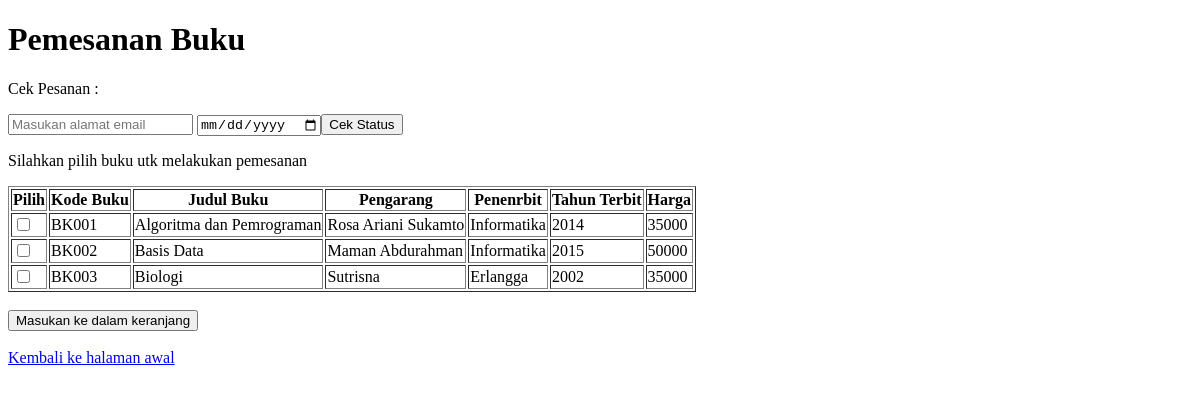
/index.php/pemesanan, run on an earlier commit of the app's database.
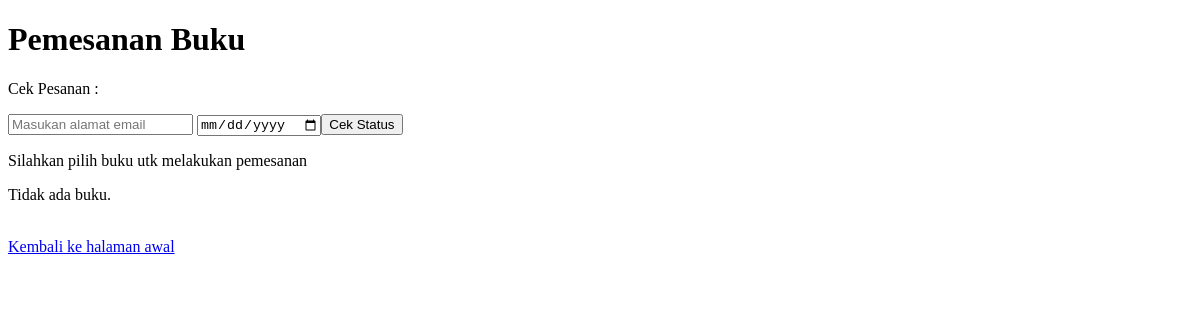
And on a later commit of the database.
### tables this page shows
CREATE TABLE `aap_buku` (
  `aap_kode_buku` varchar(8) NOT NULL,
  `aap_judul_buku` varchar(100) NOT NULL,
  `aap_pengarang` varchar(100) NOT NULL,
  `aap_penerbit` varchar(100) NOT NULL,
  `aap_tahun_terbit` varchar(4) NOT NULL,
  `aap_harga` int(11) NOT NULL
);

### application/controllers/Pemesanan.php (called while the page is built, shortened)
<?php
class Pemesanan extends CI_Controller {
	public function __construct(){
		$this->load->model('buku_model');
		$this->load->model('pemesanan_model');
	}
	public function index(){
        if(!$this->input->post()){
            $data['buku'] = $this->buku_model->select_all()->result();
            $data['aap_kode_buku'] = [];
            $data['aap_judul_buku'] = [];
            $data['aap_tahun_terbit'] = [];
            $data['aap_harga'] = [];
		    $this->load->view('pemesanan',$data);
        }
	}
}

### index.php (called while the page is built, shortened)
<?php
require_once BASEPATH.'core/CodeIgniter.php';

### application/models/Buku_model.php (called while the page is built, shortened)
<?php
class Buku_model extends CI_Model {
    public function select_all(){
        $this->db->select('*');
        $this->db->from('aap_buku');
        return $this->db->get();
    }
}

### application/views/pemesanan.php (the view, shortened to what this page needs)
<!DOCTYPE html>
<html>
    <head>
    </head>
    <body>
        <h1>Pemesanan Buku</h1>
        <p>Cek Pesanan :
        <form action="<?php echo site_url();?>/pemesanan/detail/search" method="post">
            <input type="email" name="email" placeholder="Masukan alamat email"/> <input type="date" name="tgl_pemesanan"/><input type="submit" value="Cek Status"/></form></p>
        <p>Silahkan pilih buku utk melakukan pemesanan</p>
          <?php
                if(count($buku) > 0){
            ?>
            <form action="<?php echo site_url();?>/pemesanan/" method="post">
            <table border=1>
                <tr>
                    <th>Pilih</th>
                    <th>Kode Buku</th>
                    <th>Judul Buku</th>
                    <th>Pengarang</th>
                    <th>Penenrbit</th>
                    <th>Tahun Terbit</th>
                    <th>Harga</th>
                </tr>
                <?php
                    foreach ($buku as $row){
                ?>
                <tr>
                    <td><input type="checkbox" name="kode_buku[]" value="<?php echo $row->aap_kode_buku;?>"></td>
                    <td><?php echo $row->aap_kode_buku; ?></td>
                    <td><?php echo $row->aap_judul_buku; ?></td>
                    <td><?php echo $row->aap_pengarang; ?></td>
                    <td><?php echo $row->aap_penerbit; ?></td>
                    <td><?php echo $row->aap_tahun_terbit; ?></td>
                    <td><?php echo $row->aap_harga; ?></td>
                </tr>
                <?php
                } ?>
            </table>
            <input type="submit" value="Masukan ke dalam keranjang"/ dissabled>
            </form>
            <?php }else{ ?>
                <p>Tidak ada buku.</p>
            <?php } ?>
             <a href="<?php echo site_url();?>">Kembali ke halaman awal</a>
    </body>
</html>

What changed in the data, as far as the page shows it:
removed aap_buku: aap_kode_buku "BK001", aap_judul_buku "Algoritma dan Pemrograman", aap_pengarang "Rosa Ariani Sukamto", aap_penerbit "Informatika", aap_tahun_terbit "2014", aap_harga "35000"
removed aap_buku: aap_kode_buku "BK002", aap_judul_buku "Basis Data", aap_pengarang "Maman Abdurahman", aap_penerbit "Informatika", aap_tahun_terbit "2015", aap_harga "50000"
removed aap_buku: aap_kode_buku "BK003", aap_judul_buku "Biologi", aap_pengarang "Sutrisna", aap_penerbit "Erlangga", aap_tahun_terbit "2002", aap_harga "35000"
Also different on the page:
form field value: "Masukan ke dalam keranjang" → (not shown)
text no longer shown: "Pilih Kode Buku Judul Buku Pengarang Penenrbit Tahun Terbit Harga"
text now shown: "Tidak ada buku."
